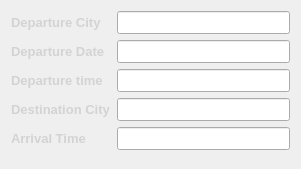
  <widget class="QWidget" name="formLayoutWidget_2">
   <property name="geometry">
    <rect>
     <x>410</x>
     <y>160</y>
     <width>301</width>
     <height>169</height>
    </rect>
   </property>
   <layout class="QFormLayout" name="formLayout_2">
    <item row="0" column="0">
     <widget class="QLabel" name="passengerNameLabel_2">
      <property name="font">
       <font>
        <pointsize>10</pointsize>
        <bold>true</bold>
       </font>
      </property>
      <property name="styleSheet">
       <string notr="true">color:rgb(211, 211, 211)</string>
      </property>
      <property name="text">
       <string>Departure City</string>
      </property>
     </widget>
    </item>
    <item row="0" column="1">
     <widget class="QLineEdit" name="departurecity">
      <property name="font">
       <font>
        <pointsize>10</pointsize>
       </font>
      </property>
      <property name="readOnly">
       <bool>true</bool>
      </property>
     </widget>
    </item>
    <item row="1" column="0">
     <widget class="QLabel" name="passengerIDLabel_2">
      <property name="font">
       <font>
        <pointsize>10</pointsize>
        <bold>true</bold>
       </font>
      </property>
      <property name="styleSheet">
       <string notr="true">color:rgb(211, 211, 211)</string>
      </property>
      <property name="text">
       <string>Departure Date</string>
      </property>
     </widget>
    </item>
    <item row="1" column="1">
     <widget class="QLineEdit" name="departuredate">
      <property name="font">
       <font>
        <pointsize>10</pointsize>
       </font>
      </property>
      <property name="readOnly">
       <bool>true</bool>
      </property>
     </widget>
    </item>
    <item row="2" column="0">
     <widget class="QLabel" name="hisHerDateOfBirthLabel_2">
      <property name="font">
       <font>
        <pointsize>10</pointsize>
        <bold>true</bold>
       </font>
      </property>
      <property name="styleSheet">
       <string notr="true">color:rgb(211, 211, 211)</string>
      </property>
      <property name="text">
       <string>Departure time</string>
      </property>
     </widget>
    </item>
    <item row="2" column="1">
     <widget class="QLineEdit" name="departuretime">
      <property name="font">
       <font>
        <pointsize>10</pointsize>
       </font>
      </property>
      <property name="readOnly">
       <bool>true</bool>
      </property>
     </widget>
    </item>
    <item row="3" column="0">
     <widget class="QLabel" name="passangerAgeLabel_2">
      <property name="font">
       <font>
        <pointsize>10</pointsize>
        <bold>true</bold>
       </font>
      </property>
      <property name="styleSheet">
       <string notr="true">color:rgb(211, 211, 211)</string>
      </property>
      <property name="text">
       <string>Destination City</string>
      </property>
     </widget>
    </item>
    <item row="3" column="1">
     <widget class="QLineEdit" name="destinationcity">
      <property name="font">
       <font>
        <pointsize>10</pointsize>
       </font>
      </property>
      <property name="readOnly">
       <bool>true</bool>
      </property>
     </widget>
    </item>
    <item row="4" column="0">
     <widget class="QLabel" name="preferenceOfSeatLabel_2">
      <property name="font">
       <font>
        <pointsize>10</pointsize>
        <bold>true</bold>
       </font>
      </property>
      <property name="styleSheet">
       <string notr="true">color:rgb(211, 211, 211)</string>
      </property>
      <property name="text">
       <string>Arrival Time</string>
      </property>
     </widget>
    </item>
    <item row="4" column="1">
     <widget class="QLineEdit" name="arrivaltime">
      <property name="font">
       <font>
        <pointsize>10</pointsize>
       </font>
      </property>
      <property name="readOnly">
       <bool>true</bool>
      </property>
     </widget>
    </item>
   </layout>
  </widget>
